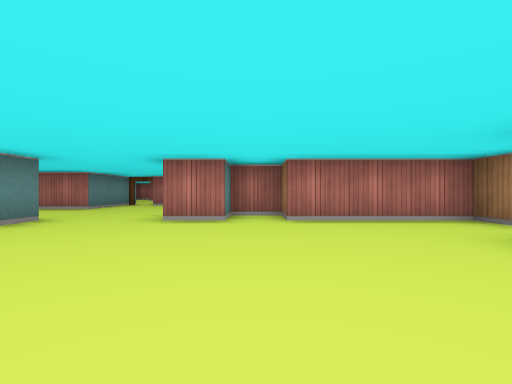
[1] (above)

20 first-person views from a walk through a cub3D level. The camera is about half as high as the walls, looks level and sees 85° across. The floor is counted in squares. Each view is taken from the middle of a square. On the plan, view 1 faces up. The plan holds only what a view shows up to about 9 squares ahead; the rest is blank. The place goes on beyond the plan.

[2]
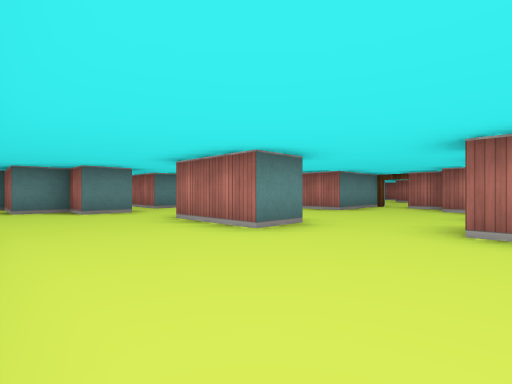

[3]
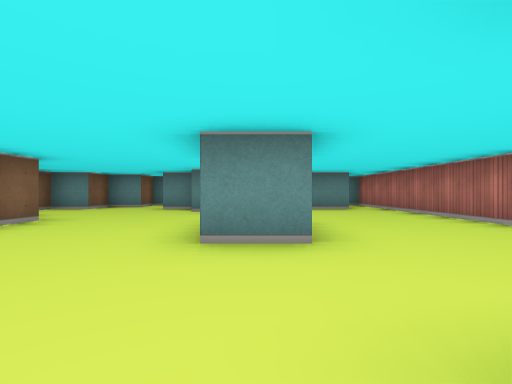

[4]
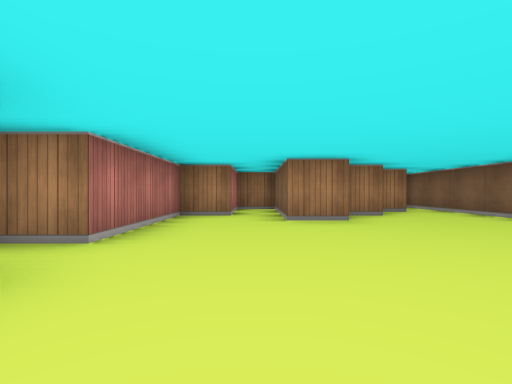

[5]
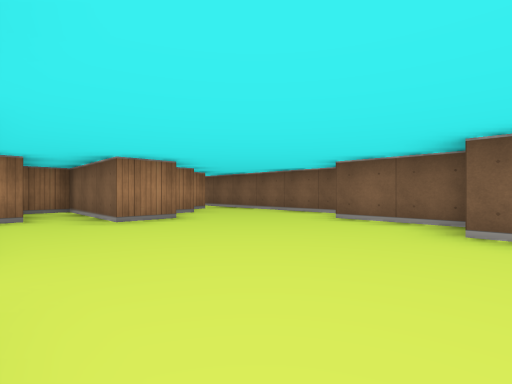

[6]
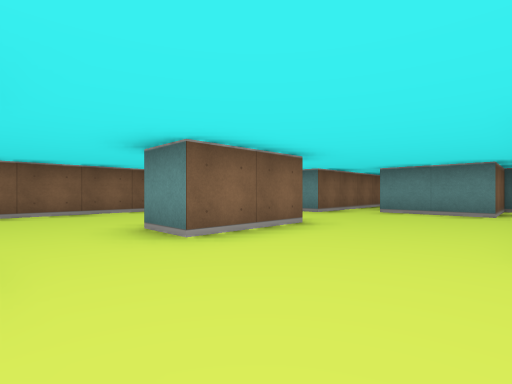

[7]
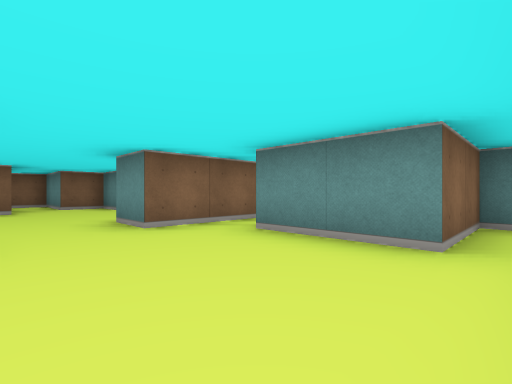

[8]
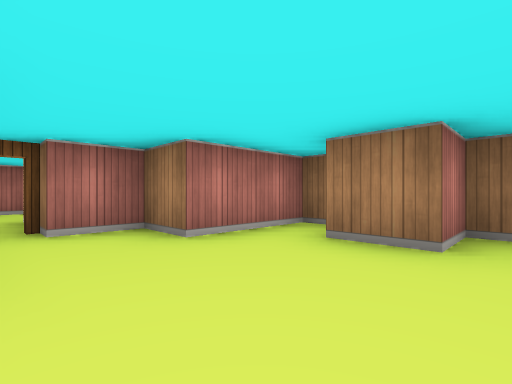

[9]
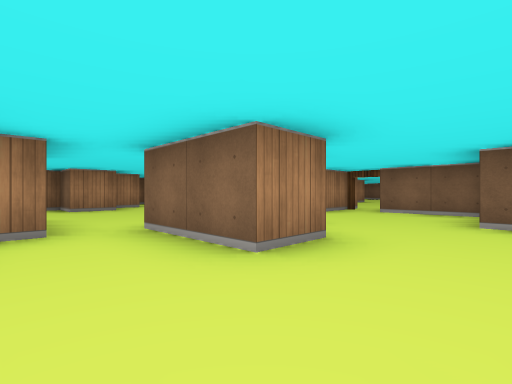

[10]
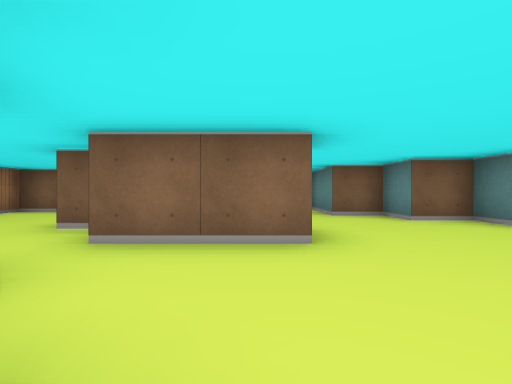

[11]
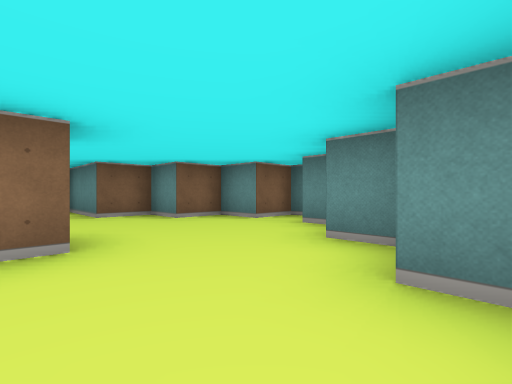

[12]
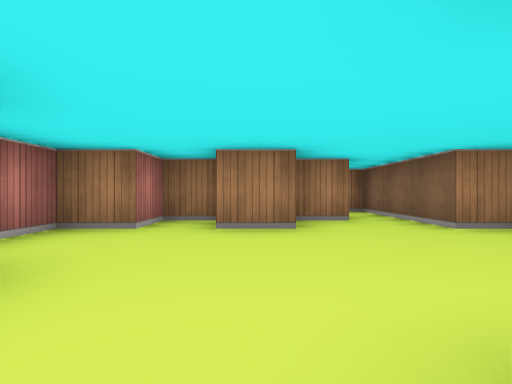

[13]
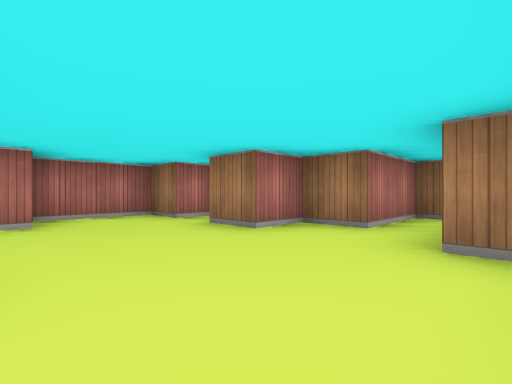

[14]
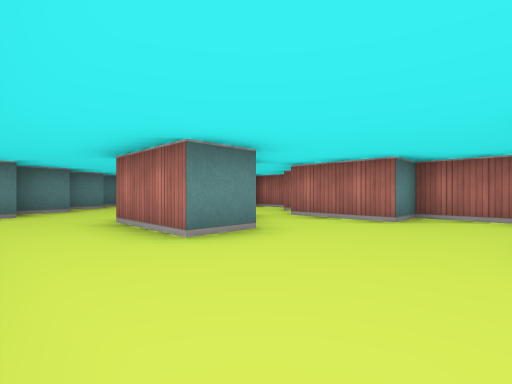

[15]
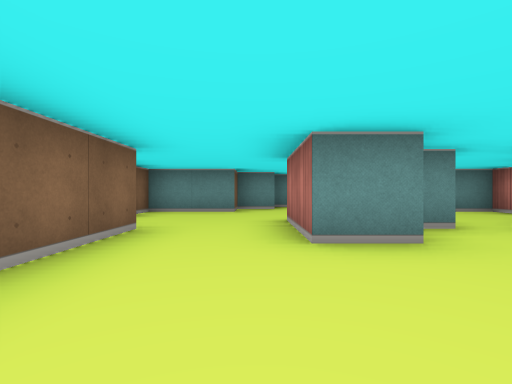

[16]
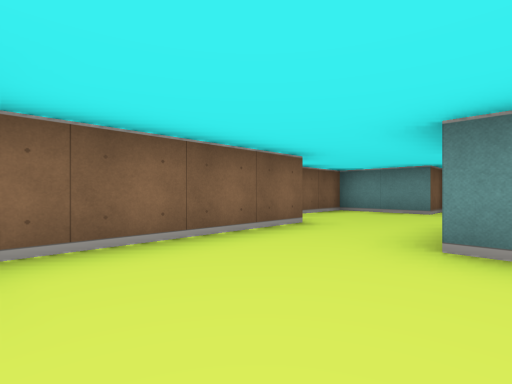

[17]
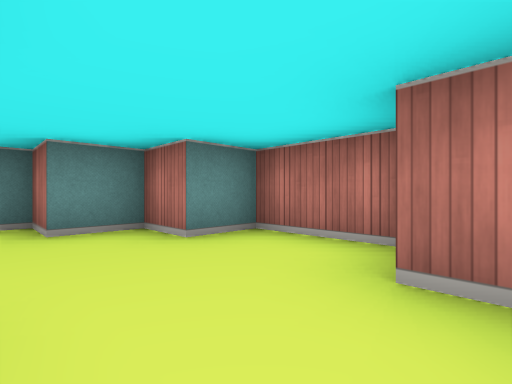

[18]
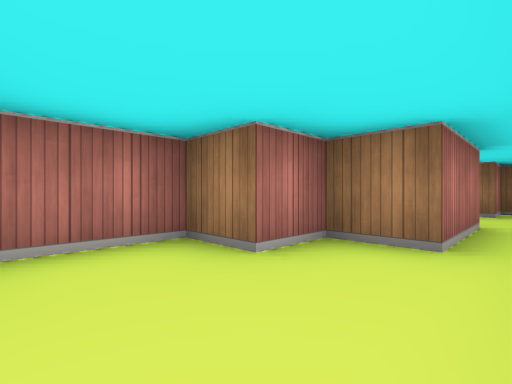

[19]
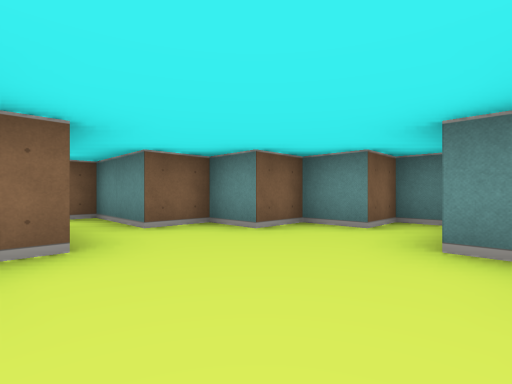

[20]
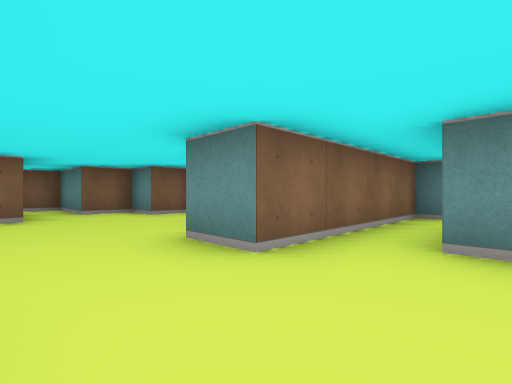

### Floor plan
Ten units are one square. View 1 is at (0, 0); x grows to the right and y downward. Boxes are objects, and circles mark ways between rooms. Rooms are numbered by the first view taken in them; rooms with no view inside come last. Other rooms are left out.
<svg viewBox="-120 -190 189 230">
<path fill="none" stroke="#000" d="M-14 5 5 5M-35 -35 -55 -35M-55 -5 -15 -5M-5 -45 -15 -45M10 15 64 15M25 -14 25 -25 55 -25 55 -35 35 -35 35 -45 5 -45M-66 5 -60 5M5 -55 -5 -55M35 -5 35 -12M-75 -25 -85 -25 -85 -15 -105 -15 -105 -5 -95 -5 -95 5 -85 5 -85 15 -75 15 -75 35 -66 35M45 6 45 -1M-55 -45 -35 -45 -35 -35M-45 -101 -45 -75 -100 -75M-85 -35 -75 -35 -75 -25M-5 -65 -15 -65 -15 -75M-5 -80 -5 -85 -25 -85 -25 -95 -35 -95M-105 -65 -85 -65 -85 -45M-30 -145 -25 -145 -25 -135 -45 -135M-55 -145 -55 -155 -35 -155 -35 -150M-35 -115 5 -115 5 -125 35 -125 35 -135 15 -135 15 -145 5 -145 5 -155 15 -155 15 -165 5 -165 5 -175 -15 -175 -15 -165 -35 -165 -35 -175 -45 -175 -45 -185 -65 -185 -65 -175 -75 -175 -75 -165 -85 -165 -85 -155M-35 -95 -35 -112M-95 -152 -95 -145 -85 -145 -85 -135 -75 -135 -75 -125 -65 -125 -65 -105 -45 -105M-115 -40 -115 -35 -85 -35M-85 -45 -101 -45"/>
<circle cx="-45" cy="-40" r="3" fill="#2a7"/>
<circle cx="-40" cy="-100" r="3" fill="#2a7"/>
<circle cx="-80" cy="-40" r="3" fill="#2a7"/>
<text x="-20" y="-10">1</text>
<text x="-50" y="-60">2</text>
<text x="-30" y="-150">3</text>
<text x="-100" y="-40">4</text>
</svg>
Room 1 opens to room 2. Room 2 opens to room 3. Room 2 opens to room 4.

Where each view was taken, in squares from view 1:
view 1: 0 up, 0 right, facing up
view 2: 1 up, 1 left, facing up-left
view 3: 4 up, 1 left, facing left
view 4: 3 up, 2 left, facing right
view 5: 4 up, 2 left, facing down-right
view 6: 7 up, 2 left, facing down-left
view 7: 7 up, 6 left, facing down-left
view 8: 6 up, 4 left, facing up-right
view 9: 17 up, 7 left, facing down-right
view 10: 18 up, 5 left, facing down
view 11: 18 up, 5 left, facing down-left
view 12: 15 up, 3 left, facing right
view 13: 12 up, 2 left, facing up-right
view 14: 12 up, 0 right, facing up-left
view 15: 13 up, 0 right, facing left
view 16: 14 up, 0 right, facing down-left
view 17: 16 up, 4 left, facing up-left
view 18: 16 up, 6 left, facing up-right
view 19: 2 up, 6 left, facing down-left
view 20: 5 up, 6 left, facing down-left
